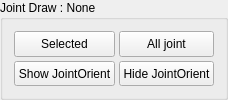
         <widget class="QGroupBox" name="gBox_jointDraw">
          <property name="styleSheet">
           <string notr="true">border-color: rgb(76, 76, 76)</string>
          </property>
          <property name="title">
           <string>Joint Draw : None</string>
          </property>
          <layout class="QGridLayout" name="gridLayout_3">
           <property name="spacing">
            <number>4</number>
           </property>
           <item row="0" column="2">
            <widget class="QPushButton" name="btn_allJt">
             <property name="maximumSize">
              <size>
               <width>16777215</width>
               <height>26</height>
              </size>
             </property>
             <property name="styleSheet">
              <string notr="true"/>
             </property>
             <property name="text">
              <string>All joint</string>
             </property>
            </widget>
           </item>
           <item row="0" column="1">
            <widget class="QPushButton" name="btn_jtSelected">
             <property name="maximumSize">
              <size>
               <width>16777215</width>
               <height>26</height>
              </size>
             </property>
             <property name="styleSheet">
              <string notr="true"/>
             </property>
             <property name="text">
              <string>Selected</string>
             </property>
            </widget>
           </item>
           <item row="1" column="1">
            <widget class="QPushButton" name="btn_showJtOrient">
             <property name="maximumSize">
              <size>
               <width>16777215</width>
               <height>26</height>
              </size>
             </property>
             <property name="text">
              <string>Show JointOrient</string>
             </property>
            </widget>
           </item>
           <item row="1" column="2">
            <widget class="QPushButton" name="btn_hideJtOrient">
             <property name="maximumSize">
              <size>
               <width>16777215</width>
               <height>26</height>
              </size>
             </property>
             <property name="text">
              <string>Hide JointOrient</string>
             </property>
            </widget>
           </item>
          </layout>
         </widget>
